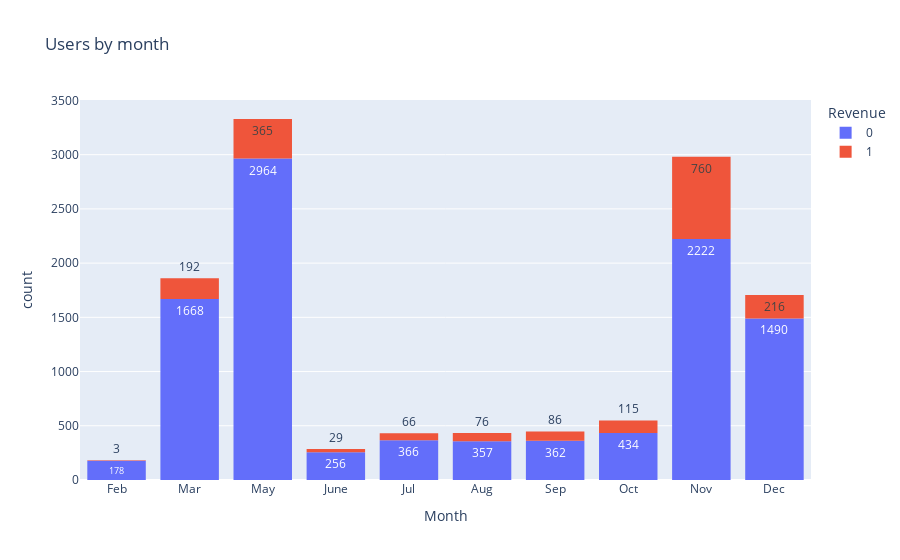

Here is the notebook cell this chart was saved with:
### Markdown cell above
Для решения проблемы несбалансированного датасета можно воспользоваться некоторыми способами. Некоторые из них:
- Down-sampling - Уменьшение количества примеров большего класса с помощью выбрасивания части примеров (учитывая репрезентативность выборки)
- Synthetic minority over-sampling technique (SMOTE) - Метод одновременного Up-sampling и Down-sampling. Для Up-sampling метод берет случайную точку меньшего класса, находит k ближайших соседей и выводит некоторое усреднение этих точек
- Threshold - можно уменьшить (или увеличить) threshold от стандартных 0.5
- Также можно давать объектам из меньшего класса больший вес в функции потерь, что заставит алгоритм обратить большее внимание на эти точки

### Code cell
sort_month=['Feb', 'Mar', 'May', 'June', 'Jul', 'Aug', 'Sep', 'Oct', 'Nov', 'Dec']

fig=px.histogram(df,
                 x='Month',
                 color='Revenue',
                 #pattern_shape='VisitorType',
                 title='Users by month',
                 category_orders=dict(Month=sort_month),
                 #animation_group='VisitorType',
                 text_auto=True)
fig.show()

### Figure 1 — Plotly figure (JSON) as saved in the notebook; plotly's stock layout.template omitted (floating-point values rounded to 4 significant figures; data arrays with more than 128 entries replaced by an {"elided": "..."} marker saying what was removed)
{"data": [{"alignmentgroup": "True", "bingroup": "x", "hovertemplate": "Revenue=0<br>Month=%{x}<br>count=%{y}<extra></extra>", "legendgroup": "0", "marker": {"color": "#636efa", "pattern": {"shape": ""}}, "name": "0", "offsetgroup": "0", "orientation": "v", "showlegend": true, "texttemplate": "%{value}", "type": "histogram", "x": {"elided": "10297 str values"}, "xaxis": "x", "yaxis": "y"}, {"alignmentgroup": "True", "bingroup": "x", "hovertemplate": "Revenue=1<br>Month=%{x}<br>count=%{y}<extra></extra>", "legendgroup": "1", "marker": {"color": "#EF553B", "pattern": {"shape": ""}}, "name": "1", "offsetgroup": "1", "orientation": "v", "showlegend": true, "texttemplate": "%{value}", "type": "histogram", "x": {"elided": "1908 str values"}, "xaxis": "x", "yaxis": "y"}], "layout": {"barmode": "relative", "legend": {"title": {"text": "Revenue"}, "tracegroupgap": 0}, "title": {"text": "Users by month"}, "xaxis": {"anchor": "y", "categoryarray": ["Feb", "Mar", "May", "June", "Jul", "Aug", "Sep", "Oct", "Nov", "Dec"], "categoryorder": "array", "domain": [0, 1], "title": {"text": "Month"}}, "yaxis": {"anchor": "x", "domain": [0, 1], "title": {"text": "count"}}}}
